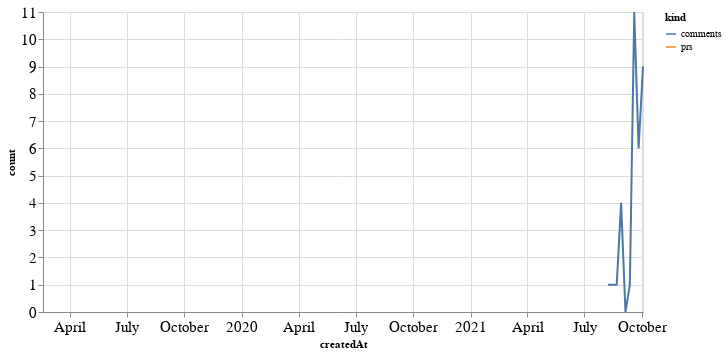

Source (notebook cell):
### Code cell
alt.Chart(total_time, width=600).mark_line().encode(
    x='createdAt',
    y='count',
    color='kind'
)

### Figure 1 — Vega-Lite specification as saved in the notebook (floating-point values rounded to 4 significant figures)
{"config": {"axisLeft": {"labelFontSize": 15}, "axisBottom": {"labelFontSize": 15}}, "data": {"name": "data-87bef8e74a4611b727fc99dd5d74b5d4"}, "mark": "line", "encoding": {"color": {"type": "nominal", "field": "kind"}, "x": {"type": "temporal", "field": "createdAt"}, "y": {"type": "quantitative", "field": "count"}}, "width": 600, "$schema": "https://vega.github.io/schema/vega-lite/v4.8.1.json", "datasets": {"data-87bef8e74a4611b727fc99dd5d74b5d4": [{"createdAt": "2019-02-17T00:00:00", "kind": "prs", "count": 1.0}, {"createdAt": "2021-08-08T00:00:00", "kind": "prs", "count": null}, {"createdAt": "2021-08-15T00:00:00", "kind": "prs", "count": null}, {"createdAt": "2021-08-22T00:00:00", "kind": "prs", "count": null}, {"createdAt": "2021-08-29T00:00:00", "kind": "prs", "count": null}, {"createdAt": "2021-09-05T00:00:00", "kind": "prs", "count": null}, {"createdAt": "2021-09-12T00:00:00", "kind": "prs", "count": null}, {"createdAt": "2021-09-19T00:00:00", "kind": "prs", "count": null}, {"createdAt": "2021-09-26T00:00:00", "kind": "prs", "count": null}, {"createdAt": "2021-10-03T00:00:00", "kind": "prs", "count": null}, {"createdAt": "2019-02-17T00:00:00", "kind": "comments", "count": null}, {"createdAt": "2021-08-08T00:00:00", "kind": "comments", "count": 1.0}, {"createdAt": "2021-08-15T00:00:00", "kind": "comments", "count": 1.0}, {"createdAt": "2021-08-22T00:00:00", "kind": "comments", "count": 1.0}, {"createdAt": "2021-08-29T00:00:00", "kind": "comments", "count": 4.0}, {"createdAt": "2021-09-05T00:00:00", "kind": "comments", "count": 0.0}, {"createdAt": "2021-09-12T00:00:00", "kind": "comments", "count": 1.0}, {"createdAt": "2021-09-19T00:00:00", "kind": "comments", "count": 11.0}, {"createdAt": "2021-09-26T00:00:00", "kind": "comments", "count": 6.0}, {"createdAt": "2021-10-03T00:00:00", "kind": "comments", "count": 9.0}]}}
